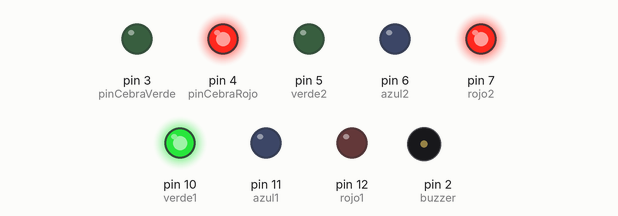
The sketch below on a simulated Arduino Uno, built with avr-gcc and run on an emulated ATmega328P. Shown: output pins drawn as LEDs (lit = HIGH), buzzer (waves = sounding).

Above: at 0.1 s.
At 3.1 s:
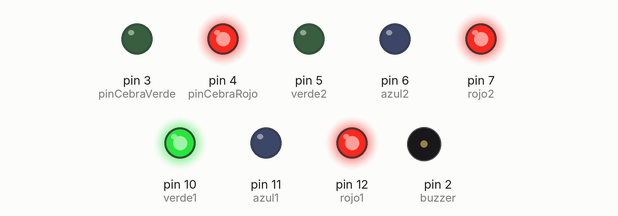
At 21.6 s:
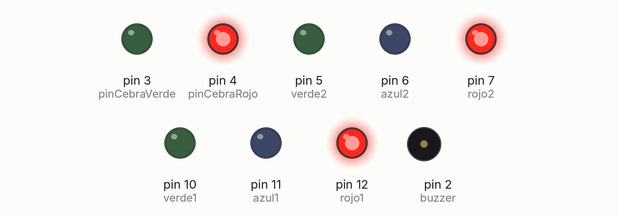
At 23.6 s:
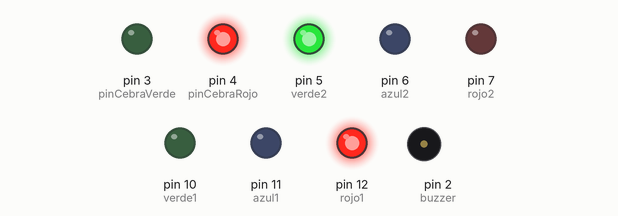
At 26.6 s:
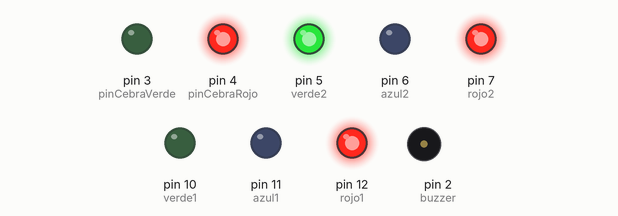
At 38.1 s:
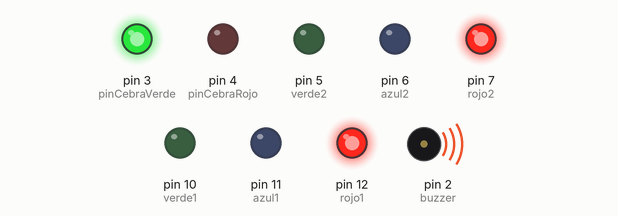
Timing chart, 0 to 40.0 s (numbered marks = the images above):
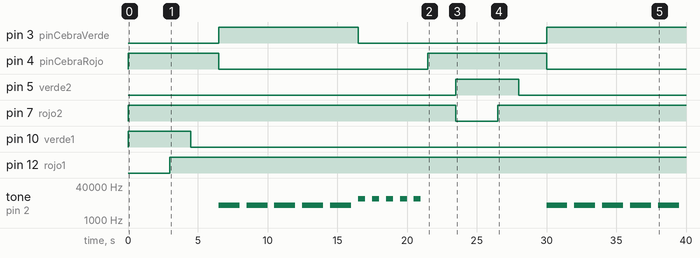

The sketch:

semaforo1.5.ino
```cpp
 //AUTORES:
  //Martin Beltran Diaz - UO276244
  //Stelian Adrian Stanci - UO277653
  //Laura Pernia Blanco - UO276264

int rojo1 = 12;
int azul1 = 11;
int verde1 = 10;

int rojo2 = 7;
int azul2 = 6;
int verde2 = 5;


int pinCebraVerde = 3;
int pinCebraRojo = 4;
int buzzer = 2;

int semaforos[][3] = {
  {rojo1,azul1,verde1},
  {rojo2,azul2,verde2}
};

int semaforo1 = 0;
int semaforo2 = 1;

void setup()
{
    pinMode(rojo1,OUTPUT);
    pinMode(azul1,OUTPUT);
    pinMode(verde1,OUTPUT);
    pinMode(rojo2,OUTPUT);
    pinMode(azul2,OUTPUT);
    pinMode(verde2,OUTPUT);
    pinMode(pinCebraVerde,OUTPUT);
    pinMode(pinCebraRojo,OUTPUT);
    pinMode(buzzer,OUTPUT);

    digitalWrite(pinCebraRojo, HIGH); //Encender LUZ ROJO  de peatones
    digitalWrite(buzzer, LOW); //aPAGAR Buzzer por si acaso, que a veces puede hacer ruidos "residuales"(?) molestos
}

void loop()
{

//Se pone en verde el semaforo 1 y en rojo el de peatones
  secuencia1(semaforo1,semaforo2);
  delay(3000);

  secuencia2(semaforo1);

  delay(2000);
  abrirPasosDePeatones();
  proximoCierrePasoDePeatones();
  cerrarPasosDePeatones();
  delay(2000);

  secuencia3(semaforo2);


  //Se pone en verde el de peatones y en rojo el semaforo 1
  secuencia1(semaforo2,semaforo1);
  delay(3000);

  secuencia2(semaforo2);

  delay(2000);
  abrirPasosDePeatones();
  proximoCierrePasoDePeatones();
  cerrarPasosDePeatones();
  delay(2000);

  secuencia3(semaforo1);


}


void abrirPasosDePeatones(){
    digitalWrite(pinCebraRojo, LOW); //Encender LUZ ROJO  de peatones
    digitalWrite(pinCebraVerde, HIGH); //Encender LUZ VERDE  de peatones
    for(int i = 0; i < 5; i++){
        tone(buzzer, 5000, 1500);
        delay(2000);
    }

    digitalWrite(buzzer, LOW);
}

void proximoCierrePasoDePeatones(){


    for(int i = 0; i < 5; i++){
        digitalWrite(pinCebraVerde, HIGH); //Encender LUZ VERDE  de peatones
        tone(buzzer, 10000, 500);
        digitalWrite(pinCebraVerde, LOW); //Apagar LUZ VERDE  de peatones
        delay(1000);
    }

    digitalWrite(buzzer, LOW);

}

void cerrarPasosDePeatones(){
    digitalWrite(pinCebraRojo, HIGH); //Encender LUZ ROJO  de peatones
}

void establecerAmarillo(int semaforo, int state){
    //Amarillo = verde + rojo

    digitalWrite(semaforos[semaforo][0], state); //Encender en rojo
    digitalWrite(semaforos[semaforo][2], state); //Encender en verde
}

void establecerRojo(int semaforo, int state){

    digitalWrite(semaforos[semaforo][0], state); //Encender en rojo
}

void establecerVerde(int semaforo, int state){
    digitalWrite(semaforos[semaforo][2], state); //Encender en rojo
}


//cuando un semáforo esté en verde, el otro estará en rojo.
void secuencia1(int semaforoVerdeActual ,
               int semaforoRojoActual){

  establecerRojo(semaforoRojoActual, HIGH);
  establecerVerde(semaforoVerdeActual, HIGH);

    //Enciende el color correcto del paso de peatones, y el buzzer si es necesario


}

//Después de un tiempo,
//el semáforo que está en verde tendrá que pasar a amarillo, y, tras unos segundos, a rojo
void secuencia2(int semaforoVerdeAAmarilloARojo){

  establecerVerde(semaforoVerdeAAmarilloARojo, LOW);//Se apaga la verde

  establecerAmarillo(semaforoVerdeAAmarilloARojo, HIGH); //El que estaba en verde pasa a amarillo

  delay(1500);

  establecerAmarillo(semaforoVerdeAAmarilloARojo, LOW); //El que estaba en amarillo se apaga

  establecerRojo(semaforoVerdeAAmarilloARojo,HIGH);//El que estaba en amarillo pasa a rojo


}

//Tras una breve pausa para
//esperar a que los coches terminen de cruzar, el otro deberá de ponerse en verde y repetir el
//mismo proceso.
void secuencia3(int rojoPasaAVerde){

  establecerRojo(rojoPasaAVerde,LOW);//El que estaba en rojo SE APAGA
  establecerVerde(rojoPasaAVerde,HIGH);//El que estaba en rojo pasa a verde


}
```

Measured:
- by itself, pin 3 (pinCebraVerde): LOW → HIGH at 6.5 s, → LOW 10.0 s later, → HIGH 13.5 s later
- by itself, pin 4 (pinCebraRojo): HIGH → LOW at 6.5 s, → HIGH 15.0 s later, → LOW 8.5 s later
- by itself, pin 5 (verde2): LOW → HIGH at 23.5 s, → LOW 4.5 s later
- by itself, pin 7 (rojo2): LOW → HIGH at 0.00 s, → LOW 23.5 s later, → HIGH 3.0 s later
- by itself, pin 10 (verde1): LOW → HIGH at 0.00 s, → LOW 4.5 s later
- by itself, pin 12 (rojo1): LOW → HIGH at 3.0 s
- by itself, tone on pin 2 (buzzer): plays 5000 Hz for 1.5 s, 5000 Hz for 1.5 s, 5000 Hz for 1.5 s, 5000 Hz for 1.5 s, 5000 Hz for 1.5 s, 10000 Hz for 0.50 s … (15 notes in this stretch)
